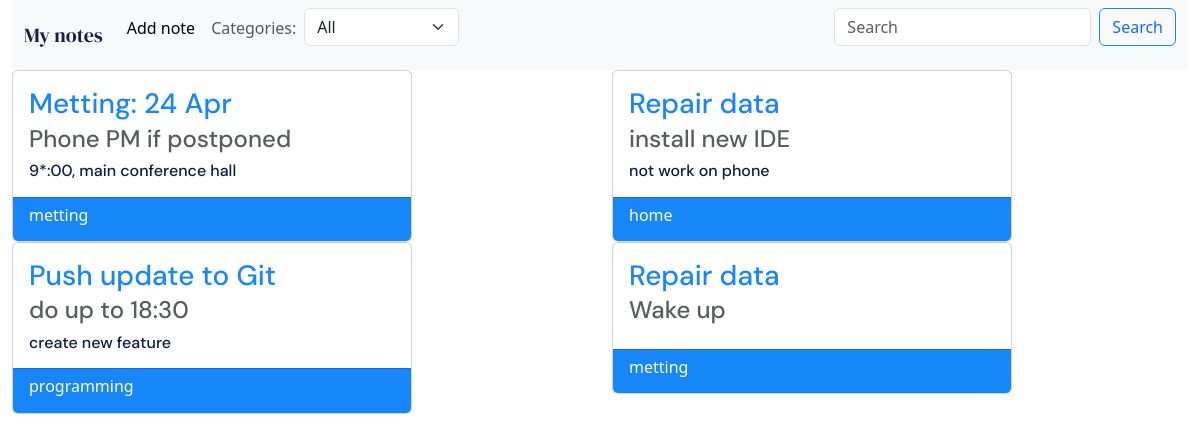
/notes/home/, run on the app's committed database.
### notes/models.py (models this page shows)
class Note(models.Model):
    title = models.CharField(max_length=30)
    text = models.TextField()
    reminder = models.CharField(max_length=30, null=True)
    category = models.ForeignKey(Category, null=True, on_delete=models.SET_NULL, related_name='category')
    objects = models.Manager()
    class Meta:
        db_table = 'note'

class Category(models.Model):
    title = models.CharField(max_length=30)
    objects = models.Manager()
    class Meta:
        db_table = 'category'

### notes/views.py (the view)
# urls.py: path("home/", home_page, name="index"),
def home_page(request):
    notes = Note.objects.all()
    categories = Category.objects.all()
    return render(request, 'index.html', {'notes_list': notes, 'categories': categories})

### notes/templates/index.html (shortened to what this page needs)
{% load static %}
{% load bootstrap5 %}
{% bootstrap_css %}
<!DOCTYPE html>
<html lang="en">
<head>
    <link rel="stylesheet" href="{% static 'style.css' %}">
    <link href="https://css.gg/css?=|add|erase|remove|search" rel="stylesheet">
</head>
<body>
    <div class="container-fluid ">
        <nav class="navbar navbar-expand-lg navbar-light bg-light">
  <div class="container-fluid">
    <div class="collapse navbar-collapse">
      <a class="navbar-brand page-title" href="/notes/home/">My notes</a>
      <ul class="navbar-nav me-auto mb-2 mb-lg-0">
        <li class="nav-item">
          <a class="nav-link active" aria-current="page" href="/notes/add/">Add note</a>
        </li>
         <span class="navbar-text px-2">Categories:</span>
        <li class="nav-item">
            <form action='/notes/filter/' method="GET" name="filter_form">
                <select class="form-select" aria-label="Default select example" onchange="filter_note(this)" name="category">
                    <option selected>All</option>
                </select>
            </form>
        </li>
      </ul>
      <form class="d-flex" method="get" action="/notes/search/">
          <input class="form-control me-2" type="search" name="title" placeholder="Search" aria-label="Search">
          <button class="btn btn-outline-primary" type="submit">Search</button>
    </form>
    </div>
  </div>
</nav>
        <div class="d-flex justify-content-center ">
            <div class="row ">
                {% for note in notes_list %}
                    <div class="col">
                        <div class="card" style="width: 25rem;">
                              <div class="card-body">
                                <h3 class="card-title note-title">{{ note.title }}</h3>
                                <h4 class="card-subtitle mb-2 text-muted note-text">{{ note.reminder }}</h4>
                                <h6 class="card-text note-text">{{ note.text }}</h6>
                              </div>
                                <div class="card-footer note-category"><h6>{{ note.category.title }}</h6></div>
                            </div>
                    </div>
                {% endfor %}
        </div>
        </div>
    </div>
</body>
</html>

### notes/templates/static/style.css (style rules this page uses)
body { background-color: #ffffff; }
.page-title { font-family: 'DM Serif Display', serif; font-weight: 1; color: #171F4C; }
.note-title { color: #1786F9; font-family:'DM Sans', sans-serif; }
.note-text { color: #0C1C46; font-family: 'DM Sans', sans-serif; }
.note-category { background: #1786F9; color: white; }
.btn { border-color:#1786F9; }

### data on the page
Note: title "Metting: 24 Apr", reminder "Phone PM if postponed", text "9*:00, main conference hall", category "metting"
Note: title "Repair data", reminder "install new IDE", text "not work on phone", category "home"
Note: title "Push update to Git", reminder "do up to 18:30", text "create new feature", category "programming"
Note: title "Repair data", reminder "Wake up", category "metting"
